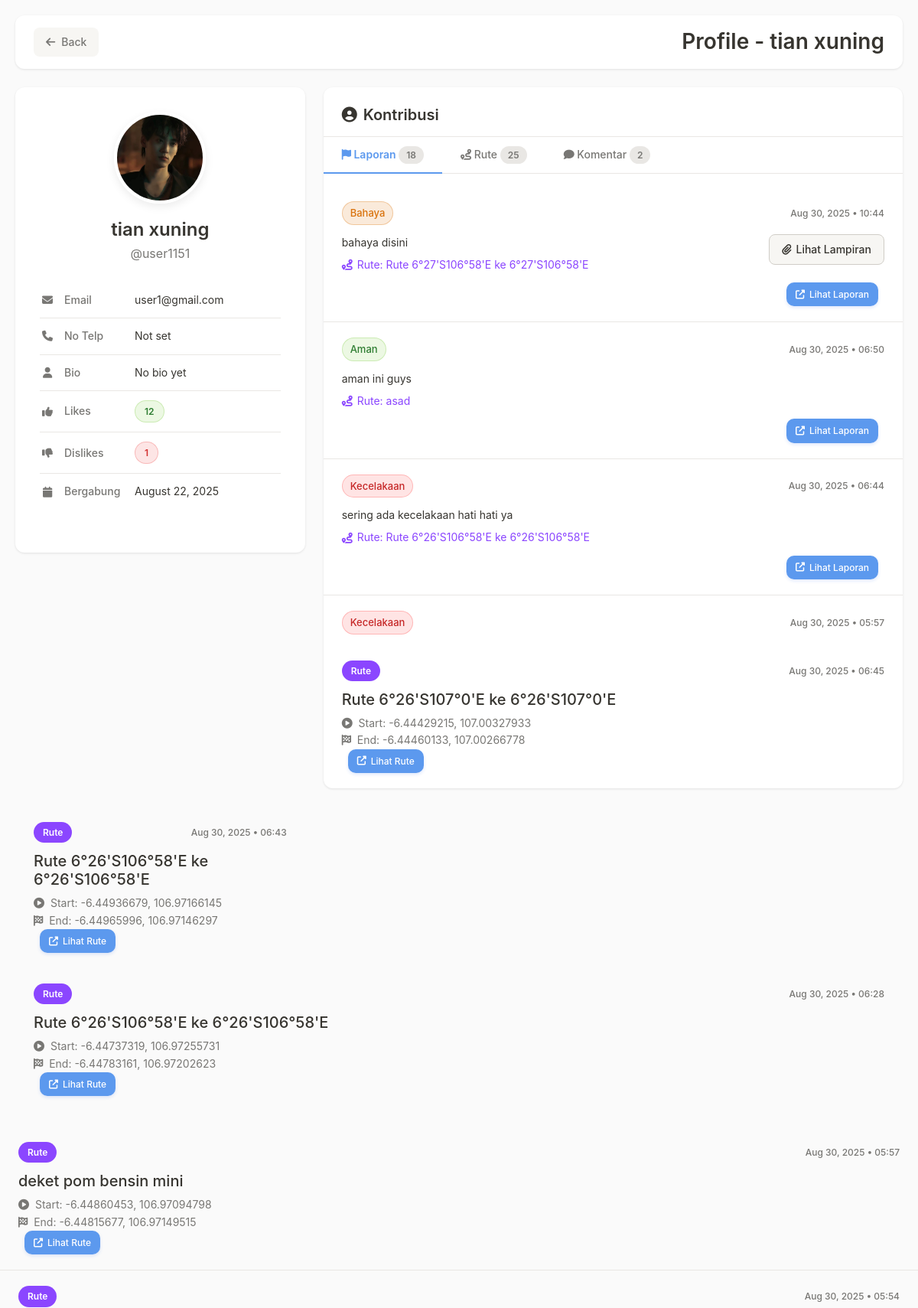
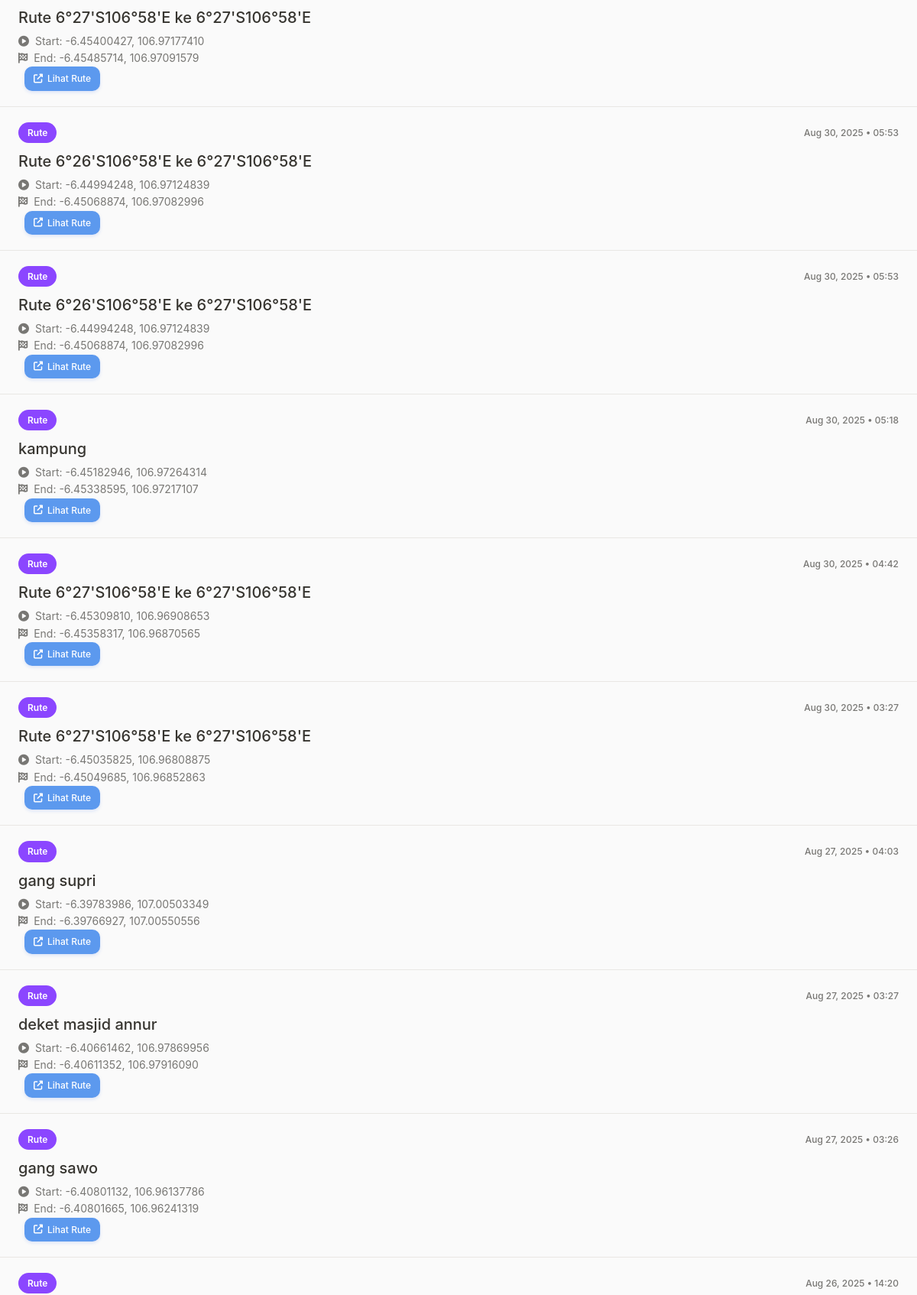
The app's page /main/profile/index.php?id=1 (upper part) with its own data (2 pictures, top to bottom).
### tables this page shows
CREATE TABLE `users` (
  `id` int NOT NULL,
  `name` varchar(100) NOT NULL,
  `username` varchar(50) NOT NULL,
  `email` varchar(100) NOT NULL,
  `password` varchar(255) NOT NULL,
  `role` enum('user','admin') DEFAULT 'user',
  `avatar` varchar(255) DEFAULT NULL,
  `phone_number` varchar(20) DEFAULT NULL,
  `bio` text,
  `reputation_score` int DEFAULT '0',
  `created_at` timestamp NULL DEFAULT CURRENT_TIMESTAMP,
  `updated_at` timestamp NULL DEFAULT CURRENT_TIMESTAMP ON UPDATE CURRENT_TIMESTAMP,
  `reset_token` varchar(255) DEFAULT NULL,
  `reset_expires` datetime DEFAULT NULL,
  `is_verified` tinyint(1) DEFAULT '0',
  `verify_token` varchar(255) DEFAULT NULL,
  `login_provider` varchar(50) DEFAULT 'email',
  `token_expires` datetime DEFAULT NULL
);

CREATE TABLE `reports` (
  `id` int NOT NULL,
  `user_id` int NOT NULL,
  `route_id` int NOT NULL,
  `latitude` decimal(10,8) NOT NULL,
  `longitude` decimal(11,8) NOT NULL,
  `type` enum('crime','accident','hazard','safe_spot','other') NOT NULL,
  `description` text NOT NULL,
  `photo_url` varchar(255) DEFAULT NULL,
  `file_name` varchar(255) DEFAULT NULL,
  `mime_type` varchar(100) DEFAULT NULL,
  `created_at` timestamp NULL DEFAULT CURRENT_TIMESTAMP,
  `edited_at` timestamp NULL DEFAULT NULL,
  `edit_count` int DEFAULT '0',
  `updated_at` timestamp NULL DEFAULT CURRENT_TIMESTAMP ON UPDATE CURRENT_TIMESTAMP
);

CREATE TABLE `routes` (
  `id` int NOT NULL,
  `created_by` int NOT NULL,
  `start_latitude` decimal(10,8) NOT NULL,
  `start_longitude` decimal(11,8) NOT NULL,
  `end_latitude` decimal(10,8) NOT NULL,
  `end_longitude` decimal(11,8) NOT NULL,
  `name` varchar(255) DEFAULT NULL,
  `polyline` json DEFAULT NULL,
  `created_at` timestamp NULL DEFAULT CURRENT_TIMESTAMP,
  `updated_at` timestamp NULL DEFAULT CURRENT_TIMESTAMP ON UPDATE CURRENT_TIMESTAMP
);

### main/profile/index.php (the view, shortened to what this page needs)
<?php
include "../../connection.php";
if (isset($_GET['id'])) {
  $viewed_user_id = intval($_GET['id']);
  $stmt = $conn->prepare("SELECT r.id, r.type, r.description, r.photo_url, r.created_at, rt.name as route_name
  FROM reports r
  LEFT JOIN routes rt ON r.route_id = rt.id
  WHERE r.user_id = ?
  ORDER BY r.created_at DESC");
  $stmt->bind_param("i", $viewed_user_id);
  $stmt->execute();
  $reports = $stmt->get_result();
  $stmt = $conn->prepare("SELECT id, name, start_latitude, start_longitude, end_latitude, end_longitude, created_at
  FROM routes WHERE created_by = ? ORDER BY created_at DESC");
  $stmt->bind_param("i", $viewed_user_id);
  $stmt->execute();
  $routes = $stmt->get_result();
  $stmt = $conn->prepare("SELECT c.id, c.report_id, c.content, c.created_at, r.type as report_type
  FROM comments c
  JOIN reports r ON c.report_id = r.id
  WHERE c.user_id = ?
  ORDER BY c.created_at DESC");
  $stmt->bind_param("i", $viewed_user_id);
  $stmt->execute();
  $comments = $stmt->get_result();
  $is_own_profile = isset($_SESSION['user_id']) && $_SESSION['user_id'] == $viewed_user_id;
}
$stmt = $conn->prepare("SELECT name, username, email, avatar, phone_number, bio, reputation_score, created_at
FROM users WHERE id = ?");
$stmt->bind_param("i", $viewed_user_id);
$stmt->execute();
$result = $stmt->get_result();
$user = $result->fetch_assoc();
$stmt = $conn->prepare("SELECT
SUM(CASE WHEN l.value = 1 THEN 1 ELSE 0 END) as total_likes,
SUM(CASE WHEN l.value = -1 THEN 1 ELSE 0 END) as total_dislikes
FROM likes l
JOIN reports r ON l.report_id = r.id
WHERE r.user_id = ?");
$stmt->bind_param("i", $viewed_user_id);
$stmt->execute();
$likes_result = $stmt->get_result();
$likes_data = $likes_result->fetch_assoc();
$total_likes = $likes_data['total_likes'] ?? 0;
$total_dislikes = $likes_data['total_dislikes'] ?? 0;
?>
<!DOCTYPE html>
<html lang="en">
<head>
  <link href="https://cdn.jsdelivr.net/npm/bootstrap@5.3.2/dist/css/bootstrap.min.css" rel="stylesheet">
  <link href="https://cdnjs.cloudflare.com/ajax/libs/font-awesome/6.4.0/css/all.min.css" rel="stylesheet">
</head>
<body>
  <div class="container-fluid">
    <div class="header">
      <a href="../" class="back-btn">
        <i class="fas fa-arrow-left"></i>
        Back
      </a>
      <h1 class="page-title">Profile <?php echo !$is_own_profile ? ' - ' . htmlspecialchars($user['name']) : ''; ?></h1>
    </div>
    <div class="main-layout">
      <div class="profile-card">
        <div class="text-center">
          <div class="avatar-container">
            <img src="../../uploads/<?php echo rawurlencode($user['avatar']); ?>"
            class="avatar"
            alt="Avatar">
          </div>
          <h2 class="user-name"><?php echo htmlspecialchars($user['name']); ?></h2>
          <p class="username">@<?php echo htmlspecialchars($user['username']); ?></p>
        </div>
        <div class="user-info">
          <div class="info-item">
            <div class="info-icon"><i class="fas fa-envelope"></i></div>
            <div class="info-label">Email</div>
            <div class="info-value"><?php echo htmlspecialchars($user['email']); ?></div>
          </div>
          <div class="info-item">
            <div class="info-icon"><i class="fas fa-phone"></i></div>
            <div class="info-label">No Telp</div>
            <div class="info-value"><?php echo $user['phone_number'] ?: 'Not set'; ?></div>
          </div>
          <div class="info-item">
            <div class="info-icon"><i class="fas fa-user"></i></div>
            <div class="info-label">Bio</div>
            <div class="info-value"><?php echo $user['bio'] ?: 'No bio yet'; ?></div>
          </div>
          <div class="info-item">
            <div class="info-icon"><i class="fas fa-thumbs-up"></i></div>
            <div class="info-label">Likes</div>
            <div class="info-value">
              <span class="reputation-badge" style="background: rgba(130, 205, 71, 0.15);
              color: #2e7d32;
              border: 1px solid rgba(130, 205, 71, 0.3);">
              <?php echo $total_likes; ?>
            </span>
          </div>
        </div>
        <div class="info-item">
          <div class="info-icon"><i class="fas fa-thumbs-down"></i></div>
          <div class="info-label">Dislikes</div>
          <div class="info-value">
            <span class="reputation-badge" style="background: rgba(239, 83, 83, 0.15);
            color: #d32f2f;
            border: 1px solid rgba(239, 83, 83, 0.3);">
            <?php echo $total_dislikes; ?>
          </span>
        </div>
      </div>
      <div class="info-item">
        <div class="info-icon"><i class="fas fa-calendar"></i></div>
        <div class="info-label">Bergabung</div>
        <div class="info-value"><?php echo date("F j, Y", strtotime($user['created_at'])); ?></div>
      </div>
    </div>
  </div>
  <div class="reports-section">
    <div class="reports-header">
      <h3 class="reports-title">
        <i class="fas fa-user-circle"></i>
        Kontribusi
      </h3>
    </div>
    <div class="content-tabs">
      <button class="tab-btn active" data-tab="reports">
        <i class="fas fa-flag"></i> Laporan
        <span class="reports-count"><?php echo $reports->num_rows; ?></span>
      </button>
      <button class="tab-btn" data-tab="routes">
        <i class="fas fa-route"></i> Rute
        <span class="reports-count"><?php echo $routes->num_rows; ?></span>
      </button>
      <button class="tab-btn" data-tab="comments">
        <i class="fas fa-comment"></i> Komentar
        <span class="reports-count"><?php echo $comments->num_rows; ?></span>
      </button>
    </div>
    <div class="tab-content active" id="reports-tab">
      <?php if ($reports->num_rows > 0): ?>
      <div class="reports-list">
        <?php while ($report = $reports->fetch_assoc()): ?>
        <div class="report-item">
          <div class="report-header">
            <?php
            $type_map = [
            'crime' => 'Kejahatan',
            'accident' => 'Kecelakaan',
            'hazard' => 'Bahaya',
            'safe_spot' => 'Aman',
            'other' => 'Lainnya'
            ];
            ?>
            <span class="report-type-badge <?php echo $report['type']; ?>">
              <?php echo $type_map[$report['type']] ?? ucfirst($report['type']); ?>
            </span>
            <span class="report-date">
              <?php echo date("M d, Y • H:i", strtotime($report['created_at'])); ?>
            </span>
          </div>
          <div class="report-content">
            <div>
              <p class="report-description">
                <?php echo nl2br(htmlspecialchars($report['description'])); ?>
              </p>
              <?php if (!empty($report['route_name'])): ?>
              <div class="route-info" style="margin-top: 8px;">
                <i class="fas fa-route" style="color: #8b46ff;"></i>
                <span style="font-size: 14px; color: #8b46ff;">
                  Rute: <?php echo htmlspecialchars($report['route_name']); ?>
                </span>
              </div>
              <?php endif; ?>
            </div>
            <?php if ($report['photo_url']): ?>
            <button class="btn-view-attachment"
            data-image-url="../../uploads/<?php echo rawurlencode($report['photo_url']); ?>">
            <i class="fas fa-paperclip"></i> Lihat Lampiran
          </button>
          <?php endif; ?>
        </div>
        <div style="margin-top: 12px; text-align: right; display: flex; justify-content: flex-end;">
          <a href="../index.php?report_id=<?php echo $report['id']; ?>"
            class="btn-primary-custom me-2"
            style="padding: 6px 12px; font-size: 12px; margin-left: 8px;">
            <i class="fas fa-external-link-alt"></i> Lihat Laporan
          </a>
        </div>
      </div>
      <?php endwhile; ?>
    </div>
    <?php endif; ?>
  </div>
  <div class="tab-content" id="routes-tab">
    <?php if ($routes->num_rows > 0): ?>
    <div class="routes-list">
      <?php while ($route = $routes->fetch_assoc()): ?>
      <div class="route-item">
        <div class="route-header">
          <span class="route-badge">
            Rute
          </span>
          <span class="route-date">
            <?php echo date("M d, Y • H:i", strtotime($route['created_at'])); ?>
          </span>
        </div>
        <div class="route-content">
          <div>
            <h5 class="route-name"><?php echo htmlspecialchars($route['name']); ?></h5>
            <div class="route-locations">
              <div><i class="fas fa-play-circle"></i>
                Start: <?php echo htmlspecialchars($route['start_latitude']); ?>, <?php echo htmlspecialchars($route['start_longitude']); ?>
              </div>
              <div><i class="fas fa-flag-checkered"></i>
                End: <?php echo htmlspecialchars($route['end_latitude']); ?>, <?php echo htmlspecialchars($route['end_longitude']); ?>
              </div>
            </div>
          </div>
        </div>
          <div>
            <a href="../index.php?highlight_route=<?php echo $route['id']; ?>"
              class="btn-primary-custom"
              style="padding: 6px 12px; font-size: 12px; margin-left: 8px;">
              <i class="fas fa-external-link-alt"></i> Lihat Rute
            </a>
          </div>
        </div>
      </div>
      <?php endwhile; ?>
    <?php endif; ?>
</body>
</html>

### records on screen
users: name "tian xuning", avatar (picture), username "user1151", email "user1@gmail.com", phone_number "Not set", bio "No bio yet", created_at "August 22, 2025"
reports: type "Bahaya", created_at "Aug 30, 2025 • 10:44", description "bahaya disini", route.name "Rute 6°27'S106°58'E ke 6°27'S106°58'E"
reports: type "Aman", created_at "Aug 30, 2025 • 06:50", description "aman ini guys", route.name "asad"
reports: type "Kecelakaan", created_at "Aug 30, 2025 • 06:44", description "sering ada kecelakaan hati hati ya", route.name "Rute 6°26'S106°58'E ke 6°26'S106°58'E"
reports: type "Kecelakaan", created_at "Aug 30, 2025 • 05:57"
routes: created_at "Aug 30, 2025 • 06:45", name "Rute 6°26'S107°0'E ke 6°26'S107°0'E", start_latitude "-6.44429215", start_longitude "107.00327933", end_latitude "-6.44460133", end_longitude "107.00266778"
routes: created_at "Aug 30, 2025 • 06:43", name "Rute 6°26'S106°58'E ke 6°26'S106°58'E", start_latitude "-6.44936679", start_longitude "106.97166145", end_latitude "-6.44965996", end_longitude "106.97146297"
routes: created_at "Aug 30, 2025 • 06:28", name "Rute 6°26'S106°58'E ke 6°26'S106°58'E", start_latitude "-6.44737319", start_longitude "106.97255731", end_latitude "-6.44783161", end_longitude "106.97202623"
routes: created_at "Aug 30, 2025 • 05:57", name "deket pom bensin mini", start_latitude "-6.44860453", start_longitude "106.97094798", end_latitude "-6.44815677", end_longitude "106.97149515"
routes: created_at "Aug 30, 2025 • 05:54", name "Rute 6°27'S106°58'E ke 6°27'S106°58'E", start_latitude "-6.45400427", start_longitude "106.97177410", end_latitude "-6.45485714", end_longitude "106.97091579"
routes: created_at "Aug 30, 2025 • 05:53", name "Rute 6°26'S106°58'E ke 6°27'S106°58'E", start_latitude "-6.44994248", start_longitude "106.97124839", end_latitude "-6.45068874", end_longitude "106.97082996"
routes: created_at "Aug 30, 2025 • 05:53", name "Rute 6°26'S106°58'E ke 6°27'S106°58'E", start_latitude "-6.44994248", start_longitude "106.97124839", end_latitude "-6.45068874", end_longitude "106.97082996"
routes: created_at "Aug 30, 2025 • 05:18", name "kampung", start_latitude "-6.45182946", start_longitude "106.97264314", end_latitude "-6.45338595", end_longitude "106.97217107"
routes: created_at "Aug 30, 2025 • 04:42", name "Rute 6°27'S106°58'E ke 6°27'S106°58'E", start_latitude "-6.45309810", start_longitude "106.96908653", end_latitude "-6.45358317", end_longitude "106.96870565"
routes: created_at "Aug 30, 2025 • 03:27", name "Rute 6°27'S106°58'E ke 6°27'S106°58'E", start_latitude "-6.45035825", start_longitude "106.96808875", end_latitude "-6.45049685", end_longitude "106.96852863"
routes: created_at "Aug 27, 2025 • 04:03", name "gang supri", start_latitude "-6.39783986", start_longitude "107.00503349", end_latitude "-6.39766927", end_longitude "107.00550556"
routes: created_at "Aug 27, 2025 • 03:27", name "deket masjid annur", start_latitude "-6.40661462", start_longitude "106.97869956", end_latitude "-6.40611352", end_longitude "106.97916090"
routes: created_at "Aug 27, 2025 • 03:26", name "gang sawo", start_latitude "-6.40801132", start_longitude "106.96137786", end_latitude "-6.40801665", end_longitude "106.96241319"
routes: created_at "Aug 26, 2025 • 14:20"

### other values on screen
$total_likes "12"
$total_dislikes "1"
$reports->num_rows "18"
$routes->num_rows "25"
$comments->num_rows "2"
